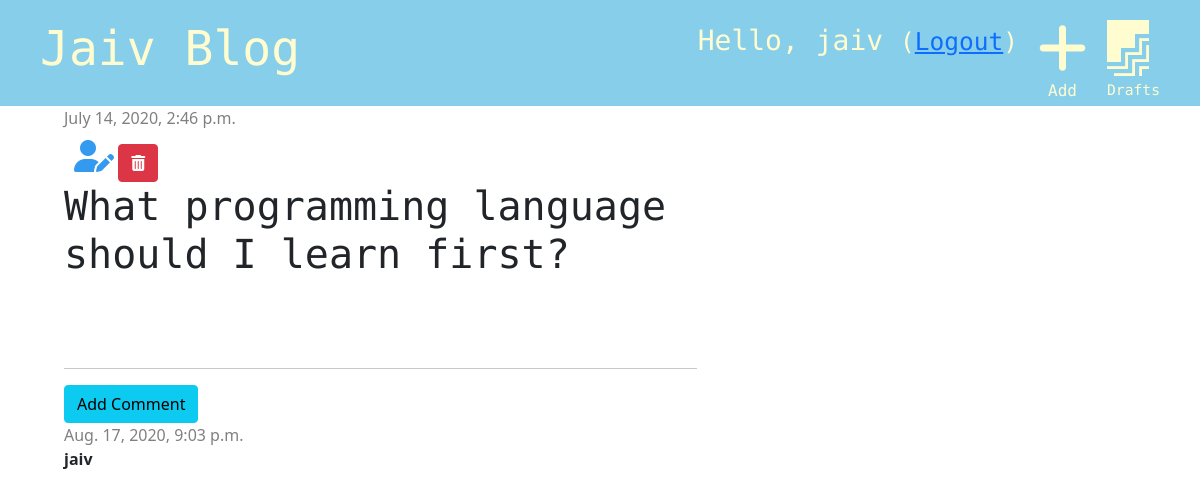
The app's page /post/1 (signed in), older data.
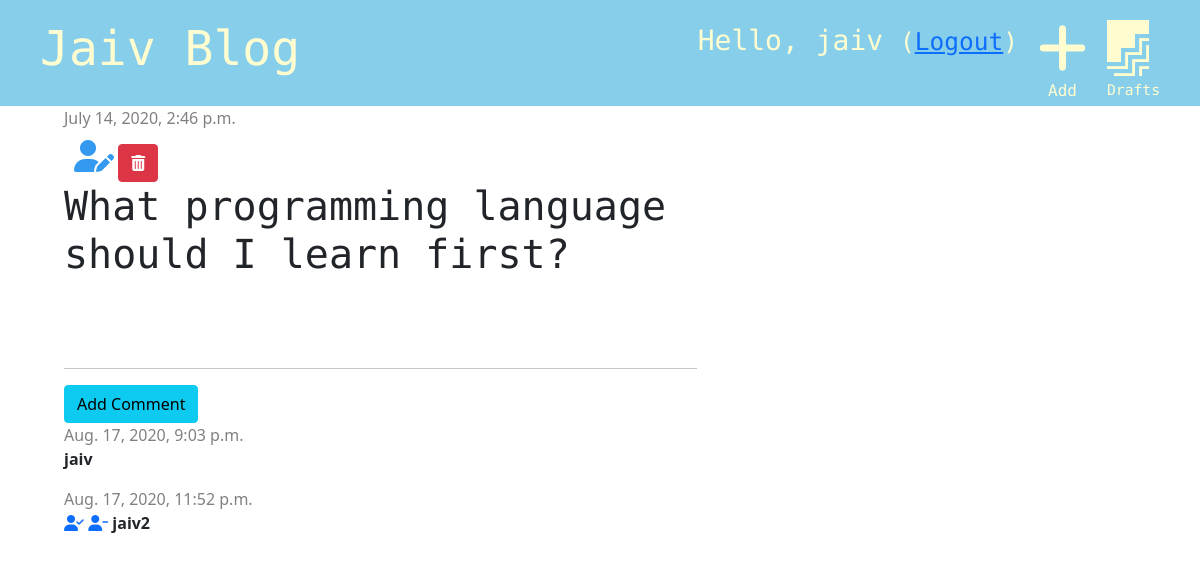
The same page, newer data.
### blog/models.py (models this page shows, shortened)
class Post(models.Model):
    author = models.ForeignKey('auth.User', on_delete=models.CASCADE)
    title = models.CharField(max_length=200)
    text = models.TextField()
    created_date = models.DateTimeField(default=timezone.now)
    published_date = models.DateTimeField(blank=True, null=True)

class Comment(models.Model):
    post = models.ForeignKey('blog.Post', on_delete=models.CASCADE, related_name='comments')
    author = models.CharField(max_length=200)
    text = models.TextField()
    created_date = models.DateTimeField(default=timezone.now)
    approved = models.BooleanField(default=False)

### blog/views.py (the view)
# urls.py: path('post/<int:pk>', views.post_detail, name='post_detail'),
def post_detail(request, pk):
    post = get_object_or_404(Post, pk=pk)
    stuff_for_frontend = {'post': post}
    return render(request, 'blog/post_detail.html', stuff_for_frontend)

### blog/templatetags/markdownify.py (called while the page is built)
@register.filter
def markdown(value):
    renderer = HighlightRenderer()
    markdown = mistune.Markdown(renderer=renderer)
    return markdown(value)

### blog/templates/blog/post_detail.html (shortened to what this page needs)
{% extends 'blog/base.html'%}
{% load markdownify %}
    {% block content %}
        <div class="post">
            {% if post.published_date %}
            <div class="date">
                {{ post.published_date }}
            </div>
            {% else %}
                <a href="{% url 'post_publish' pk=post.pk %}" class="btn btn-primary">Publish</a>
            {% endif %}
            {% if user.is_authenticated %}
                <a href="{% url 'post_edit' pk=post.pk %}"><i class="fas fa-user-edit fa-2x" style="color: #339af0; padding-top: 10px; padding-left: 10px"></i></a>
                <a href="{% url 'post_delete' pk=post.pk %}" class="btn btn-danger"
               onclick="return confirm('Hey, are you sure you want to delete this post?')"><i class="fas fa-trash-alt"></i></a>
            {% endif %}
            <h1>{{ post.title }}</h1>
        </div>
        <hr>
        <a href="{% url 'add_comment_to_post' pk=post.pk %}" class="btn btn-info">Add Comment</a>
        {% for comment in post.comments.all %}
            {% if user.is_authenticated  or comment.approved %}
            <div class="comment">
                <div class="date">
                    {{ comment.created_date }}
                </div>
                {% if not comment.approved and user.is_superuser %}
                <a href="{% url 'comment_approve' pk=comment.pk %}"><i class="fas fa-user-check"></i></a>
                <a href="{% url 'comment_remove' pk=comment.pk %}"><i class="fas fa-user-minus"></i></a>
                {% endif %}
                <strong>{{ comment.author }}</strong>
            {% endif %}
        {% empty %}
            <p>No comments yet...</p>
        </div>
        {% endfor %}
{% endblock %}

### blog/templates/blog/base.html (shortened to what this page needs)
<!DOCTYPE html>
<html lang="en">
<head>
    {% load static %}
    <link rel="stylesheet" href="https://stackpath.bootstrapcdn.com/bootstrap/5.0.0-alpha1/css/bootstrap.min.css">
    <link rel="stylesheet" href="{% static 'css/blog.css' %}">
    <link rel="stylesheet" href="{% static 'css/zenburn.css' %}">
</head>
<body>
<div class="page-header">
    {% if user.is_authenticated %}
         <a href="{% url 'post_draft_list' %}" class="top-menu"><i class="fab fa-firstdraft fa-2x" style="color: #fffdd0;"></i><p style="font-size: 11pt;">Drafts</p></a>
        <a href="{% url 'post_new' %}" class="top-menu"><i class="fas fa-plus fa-2x" style="color: #fffdd0;"></i><p style="font-size: 12pt; padding-left: 10px">Add</p></a>
        <p class="top-menu"> Hello, {{ user.username }} <small>(<a href="{% url 'logout' %}">Logout</a>) </small></p>
    {% else %}
        <a href="{% url 'login' %}" class="top-menu"><i class="fas fa-sign-in-alt fa-2x"></i><p style="font-size: 12pt;">Sign In</p></a>
    {% endif %}
    <h1><a href="{% url 'post_list' %}"> Jaiv Blog </a> </h1>
</div>
<div class="content container">
    <div class="row">
       <div class="col-md-8">
           {% block content %}
           {% endblock %}
       </div>
    </div>
</div>

### blog/static/css/blog.css (style rules this page uses)
.page-header { background-color: skyblue; margin-top: 0; padding: 20px 20px 20px 40px; }
.page-header h1 a { color: #fffdd0; text-decoration: none; font-size: 36pt; }
.content { margin-left: 40px; }
h1, h2, h3, h4, p { font-family: "Roboto Mono", "Lucida Grande", "DejaVu Sans", "Bitstream Vera Sans", Verdana, Arial, sans-serif; }
.date { color: grey; }
.post { margin-bottom: 90px; }
.top-menu, .top-menu:hover { color: #fffdd0; float: right; margin-right: 20px; font-size: 21pt; text-decoration: none; }

Row changes from the older to the newer data that the page shows:
added Comment: created_date "Aug. 17, 2020, 11:52 p.m.", approved False (drawn), author "jaiv2"
